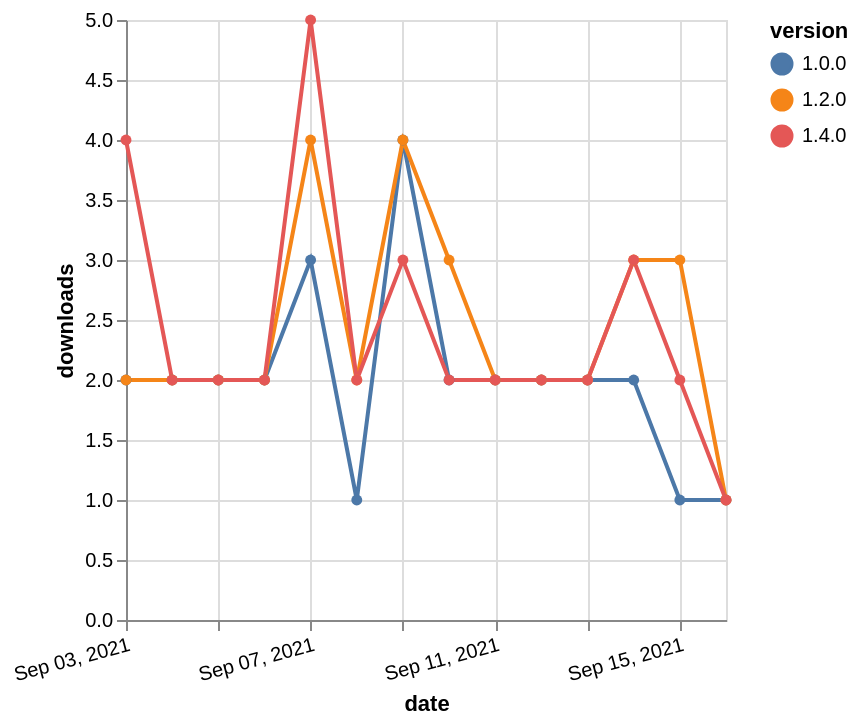

Specify this chart in Vega-Lite:
### Vega-Lite specification from a JSON file in a GitHub repository (floating-point values rounded to 4 significant figures)
{"$schema": "https://vega.github.io/schema/vega-lite/v5.json", "description": "A simple bar chart with embedded data.", "data": {"values": [{"date": "2021-09-03", "total": 1000, "delta": 2, "version": "1.0.0"}, {"date": "2021-09-04", "total": 1002, "delta": 2, "version": "1.0.0"}, {"date": "2021-09-05", "total": 1004, "delta": 2, "version": "1.0.0"}, {"date": "2021-09-06", "total": 1006, "delta": 2, "version": "1.0.0"}, {"date": "2021-09-07", "total": 1009, "delta": 3, "version": "1.0.0"}, {"date": "2021-09-08", "total": 1010, "delta": 1, "version": "1.0.0"}, {"date": "2021-09-09", "total": 1014, "delta": 4, "version": "1.0.0"}, {"date": "2021-09-10", "total": 1016, "delta": 2, "version": "1.0.0"}, {"date": "2021-09-11", "total": 1018, "delta": 2, "version": "1.0.0"}, {"date": "2021-09-12", "total": 1020, "delta": 2, "version": "1.0.0"}, {"date": "2021-09-13", "total": 1022, "delta": 2, "version": "1.0.0"}, {"date": "2021-09-14", "total": 1024, "delta": 2, "version": "1.0.0"}, {"date": "2021-09-15", "total": 1025, "delta": 1, "version": "1.0.0"}, {"date": "2021-09-16", "total": 1026, "delta": 1, "version": "1.0.0"}, {"date": "2021-09-03", "total": 785, "delta": 2, "version": "1.2.0"}, {"date": "2021-09-04", "total": 787, "delta": 2, "version": "1.2.0"}, {"date": "2021-09-05", "total": 789, "delta": 2, "version": "1.2.0"}, {"date": "2021-09-06", "total": 791, "delta": 2, "version": "1.2.0"}, {"date": "2021-09-07", "total": 795, "delta": 4, "version": "1.2.0"}, {"date": "2021-09-08", "total": 797, "delta": 2, "version": "1.2.0"}, {"date": "2021-09-09", "total": 801, "delta": 4, "version": "1.2.0"}, {"date": "2021-09-10", "total": 804, "delta": 3, "version": "1.2.0"}, {"date": "2021-09-11", "total": 806, "delta": 2, "version": "1.2.0"}, {"date": "2021-09-12", "total": 808, "delta": 2, "version": "1.2.0"}, {"date": "2021-09-13", "total": 810, "delta": 2, "version": "1.2.0"}, {"date": "2021-09-14", "total": 813, "delta": 3, "version": "1.2.0"}, {"date": "2021-09-15", "total": 816, "delta": 3, "version": "1.2.0"}, {"date": "2021-09-16", "total": 817, "delta": 1, "version": "1.2.0"}, {"date": "2021-09-03", "total": 252, "delta": 4, "version": "1.4.0"}, {"date": "2021-09-04", "total": 254, "delta": 2, "version": "1.4.0"}, {"date": "2021-09-05", "total": 256, "delta": 2, "version": "1.4.0"}, {"date": "2021-09-06", "total": 258, "delta": 2, "version": "1.4.0"}, {"date": "2021-09-07", "total": 263, "delta": 5, "version": "1.4.0"}, {"date": "2021-09-08", "total": 265, "delta": 2, "version": "1.4.0"}, {"date": "2021-09-09", "total": 268, "delta": 3, "version": "1.4.0"}, {"date": "2021-09-10", "total": 270, "delta": 2, "version": "1.4.0"}, {"date": "2021-09-11", "total": 272, "delta": 2, "version": "1.4.0"}, {"date": "2021-09-12", "total": 274, "delta": 2, "version": "1.4.0"}, {"date": "2021-09-13", "total": 276, "delta": 2, "version": "1.4.0"}, {"date": "2021-09-14", "total": 279, "delta": 3, "version": "1.4.0"}, {"date": "2021-09-15", "total": 281, "delta": 2, "version": "1.4.0"}, {"date": "2021-09-16", "total": 282, "delta": 1, "version": "1.4.0"}]}, "width": "container", "mark": {"type": "line", "point": {"filled": true}}, "encoding": {"x": {"field": "date", "type": "temporal", "timeUnit": "yearmonthdate", "title": "date", "axis": {"labelAngle": -15}}, "y": {"field": "delta", "type": "quantitative", "title": "downloads"}, "color": {"field": "version", "type": "nominal"}, "tooltip": {"field": "delta"}}}
